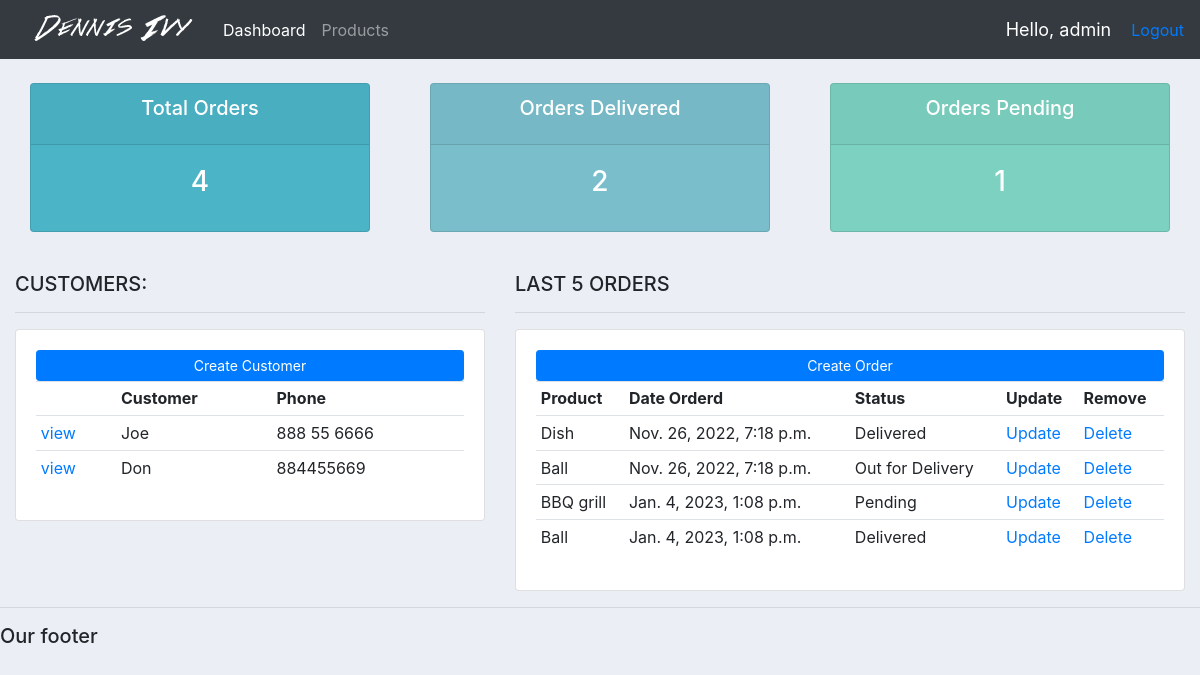
Before: / (signed in) with the older database file.
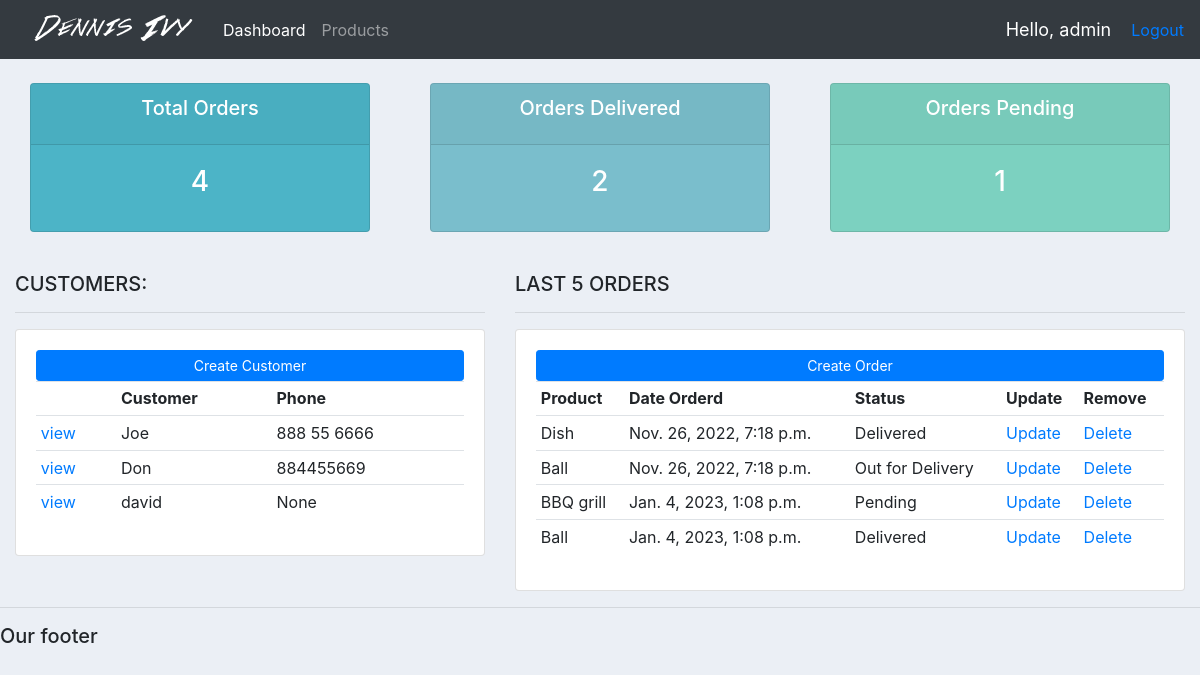
After: the same page with the newer database file.
### accounts/models.py (models this page shows, shortened)
class Customer(models.Model):
    user= models.OneToOneField(User, null =True , blank=True , on_delete=models.CASCADE)
    name = models.CharField(max_length=200, null=True)
    phone = models.CharField(max_length=200, null=True)
    email = models.CharField(max_length=200, null=True)
    profile_pic=models.ImageField(default="pngwing.com.png",null=True, blank=True)
    date_created= models.DateTimeField(auto_now_add=True, null=True)

class Order(models.Model):
    STATUS=(
        ('Pending', 'Pending'),
        ('Out for Delivery','Out for Delivery'),
        ('Delivered', 'Delivered'),
    )
    customer= models.ForeignKey(Customer,null = True, on_delete=models.SET_NULL)
    product=models.ForeignKey(Product,null = True, on_delete=models.SET_NULL)
    date_created = models.DateTimeField(auto_now_add=True, null=True)
    status = models.CharField(max_length=200, null=True, choices=STATUS)
    note= models.CharField(max_length=10000, null=True)

class Product(models.Model):
    CATEGORY=(
        ('Indoor','Indoor'),
        ('Out Door', 'Out Door')
    )
    name = models.CharField(max_length=200, null=True)
    price = models.FloatField(null=True)
    category = models.CharField(max_length=200, null=True, choices=CATEGORY)
    description = models.CharField(max_length=200, null=True, blank=True)
    date_created = models.DateTimeField(auto_now_add=True, null=True)
    tags= models.ManyToManyField(tags)
    def __str__(self) -> str:
        return self.name

### accounts/decorators.py (the view)
    def wrapper_function(request, *args, **kwarg):
        group = None
        if request.user.groups.exists():
            group = request.user.groups.all()[0].name
            if group == 'customer':
                return redirect('user-page')
            if group == 'admin':
                return view_func(request, *args, **kwarg)

### accounts/views.py (called while the page is built)
@login_required(login_url='login')
@admin_only
def home(request):
    orders = Order.objects.all()
    customers = Customer.objects.all()
    total_customer = customers.count()
    total_orders = orders.count()
    delivered = orders.filter(status='Delivered').count()
    pending = orders.filter(status='Pending').count()
    return render(request, 'accounts/dashboard.html', {
        "orders": orders,
        "customers": customers,
        "total_orders": total_orders,
        "delivered": delivered,
        "pending": pending,
    })

### accounts/templates/accounts/dashboard.html
{%  extends 'accounts/main.html' %}
{% block content %}
    {%  include 'main_template/status.html' %}
    <br>
    <div class="row">
        <div class="col-md-5">
            <h5>CUSTOMERS:</h5>
            <hr>
            <div class="card card-body">
                <a class="btn btn-primary  btn-sm btn-block" href="">Create Customer</a>
                <table class="table table-sm">
                    <tr>
                        <th></th>
                        <th>Customer</th>
                        <th>Phone</th>
                    </tr>
                    {% for customer in customers %}
                        <tr>
                            <td><a href="{% url 'customer' customer.id %}">view</a></td>
                            <td>{{ customer.name }}</td>
                            <td>{{ customer.phone }}</td>
                        </tr>
                    {% endfor %}
                </table>
            </div>
        </div>
        <div class="col-md-7">
            <h5>LAST 5 ORDERS</h5>
            <hr>
            <div class="card card-body">
                <a class="btn btn-primary  btn-sm btn-block" href="">Create Order</a>
                <table class="table table-sm">
                    <tr>
                        <th>Product</th>
                        <th>Date Orderd</th>
                        <th>Status</th>
                        <th>Update</th>
                        <th>Remove</th>
                    </tr>
                    {% for order in orders %}
                        <tr>
                            <td>{{ order.product }}</td>
                            <td>{{ order.date_created }}</td>
                            <td>{{ order.status}}</td>
                            <td><a href="{% url 'update_order' order.id %}">Update</a></td>
                            <td><a href="{% url 'delete_order' order.id %}">Delete</a></td>
                        </tr>
                    {% endfor %}
                </table>
            </div>
        </div>
    </div>
{% endblock %}

### accounts/templates/accounts/main.html (shortened to what this page needs)
{% load static %}
<!DOCTYPE html>
<html>
<head>
	<link rel="stylesheet" href="https://stackpath.bootstrapcdn.com/bootstrap/4.3.1/css/bootstrap.min.css">
    <link rel="stylesheet" type="text/css" href="{% static '/css/main.css'%}">
</head>
<body>
	{%  include 'main_template/navbar.html' %}
	<div class="container-fluid">
	{% block content %}
	{% endblock %}
    </div>
	<hr>
	<h5>Our footer</h5>
</body>
</html>

### accounts/templates/main_template/navbar.html (shortened to what this page needs)
{% load static %}
<nav class="navbar navbar-expand-lg navbar-dark bg-dark">
    <img src="{% static 'images/logo.png' %}">
    <div class="collapse navbar-collapse" id="navbarNav">
      <ul class="navbar-nav">
        {% if request.user.is_staff %}
        <li class="nav-item active">
          <a class="nav-link" href="{% url 'home' %}">Dashboard</a>
        </li>
        <li class="nav-item">
          <a class="nav-link" href="{% url 'products' %}">Products</a>
        </li>
        {% endif %}
      </ul>
    </div>
    <span class="hello-msg">Hello, {{request.user}}</span>
    <span><a href="{% url 'logout' %}">Logout</a></span>
</nav>

### accounts/templates/main_template/status.html
<br>
<div class="row">
	<div class="col">
		<div class="col-md">
			<div class="card text-center text-white  mb-3" id="total-orders">
			  	<div class="card-header">
			  		<h5 class="card-title">Total Orders</h5>
			  	</div>
			  	<div class="card-body">
			    	<h3 class="card-title">{{total_orders}}</h3>
			  	</div>
			</div>
		</div>
	</div>
	<div class="col">
		<div class="col-md">
			<div class="card text-center text-white  mb-3" id="orders-delivered">
			  	<div class="card-header">
			  		<h5 class="card-title">Orders Delivered</h5>
			  	</div>
			  	<div class="card-body">
			    	<h3 class="card-title">{{ delivered }}</h3>
			  	</div>
			</div>
		</div>
	</div>
	<div class="col">
		<div class="col-md">
			<div class="card text-center text-white  mb-3" id="orders-pending">
			  	<div class="card-header">
			  		<h5 class="card-title">Orders Pending</h5>
			  	</div>
			  	<div class="card-body">
			    	<h3 class="card-title">{{pending}}</h3>
			  	</div>
			</div>
		</div>
	</div>
</div>

### static/css/main.css (style rules this page uses)
body { background-color: #ebeff5; }
#total-orders { background-color: #4cb4c7; }
#orders-delivered { background-color: #7abecc; }
#orders-pending { background-color: #7CD1C0; }

### accounts/templates/main_template/navbar.html (style rules this page uses)
.hello-msg { font-size: 18px; color: #fff; margin-right: 20px; }

Changed rows visible on the page:
added Customer: name "david", phone "None"
